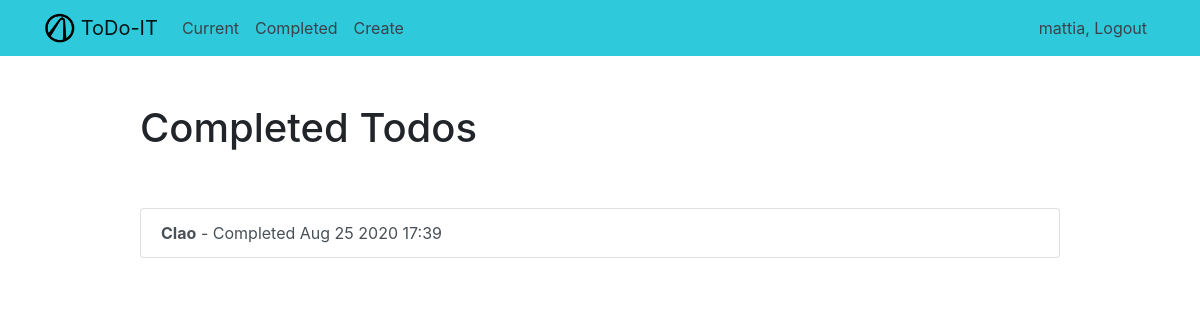
Page /completed/ (signed in) on the earlier database version.
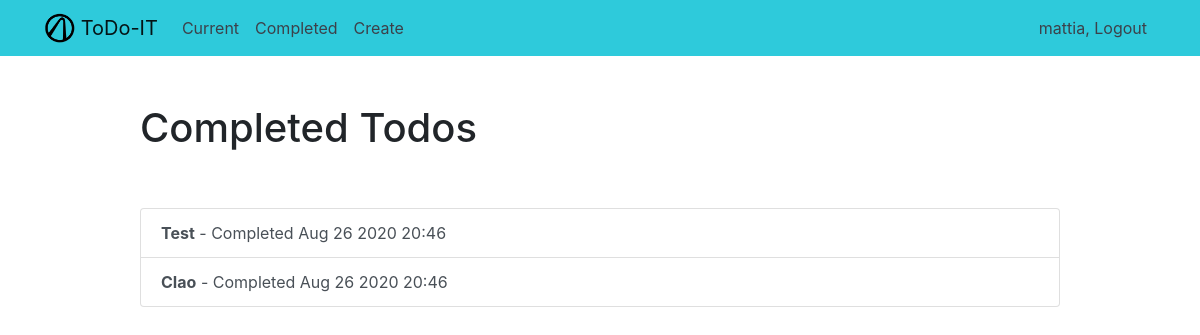
Same page on the later database version.
### todo/models.py (models this page shows, shortened)
class Todo(models.Model):
    title = models.CharField(max_length=100)
    memo = models.TextField(blank=True)
    created = models.DateTimeField(auto_now_add=True)
    datecompleted = models.DateTimeField(null=True)
    expire = models.DateField(auto_now_add=False, blank=True, null=True)
    important = models.BooleanField(default=False)
    user = models.ForeignKey(User, on_delete=models.CASCADE)

### todo/views.py (the view)
# urls.py: path('completed/', views.completetodos, name='completetodos'),
@login_required
def completetodos(request):
    todos = Todo.objects.filter(user=request.user, datecompleted__isnull=False).order_by('-datecompleted')
    return render(request, 'todo/completedtodos.html', {'todos': todos})

### templates/todo/completedtodos.html
{% extends "todo/base.html" %}
{% block content %}
    <div class="row justify-content-center mt-5">
        <div class="col-md-10">
            <h1>Completed Todos</h1>
        </div>
    </div>
    <div class="row justify-content-center mt-5">
        <div class="col-md-10">
            <div class="list-group">
                {% for todo in todos %}
                    <a href="{% url 'viewtodo' todo.id %}" class="list-group-item list-group-item-action{% if todo.important %} list-group-item-danger{% endif %}"><b>{{ todo.title }}</b> - Completed {{ todo.datecompleted|date:'M j Y H:i' }}</a>
                {% endfor %}
            </div>
        </div>
    </div>
{% endblock %}

Differences in the rows shown:
added Todo: title "Test", datecompleted "Aug 26 2020 20:46"
changed Todo "CIao": datecompleted "Aug 25 2020 17:39" → "Aug 26 2020 20:46"
